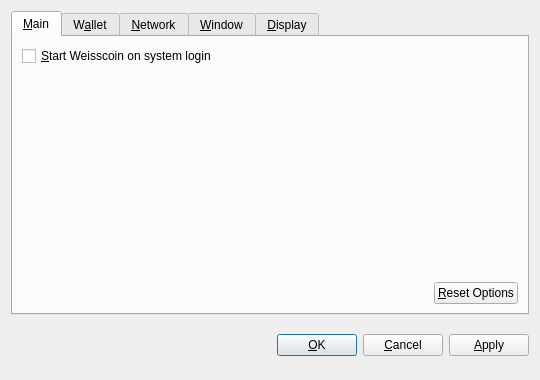
<?xml version="1.0" encoding="UTF-8"?>
<ui version="4.0">
 <class>OptionsDialog</class>
 <widget class="QDialog" name="OptionsDialog">
  <property name="geometry">
   <rect>
    <x>0</x>
    <y>0</y>
    <width>540</width>
    <height>380</height>
   </rect>
  </property>
  <property name="windowTitle">
   <string>Options</string>
  </property>
  <property name="modal">
   <bool>true</bool>
  </property>
  <layout class="QVBoxLayout" name="verticalLayout">
   <item>
    <widget class="QTabWidget" name="tabWidget">
     <property name="tabPosition">
      <enum>QTabWidget::North</enum>
     </property>
     <property name="currentIndex">
      <number>0</number>
     </property>
     <widget class="QWidget" name="tabMain">
      <attribute name="title">
       <string>&amp;Main</string>
      </attribute>
      <layout class="QVBoxLayout" name="verticalLayout_Main">
       <item>
        <widget class="QCheckBox" name="bitcoinAtStartup">
         <property name="toolTip">
          <string>Automatically start Weisscoin after logging in to the system.</string>
         </property>
         <property name="text">
          <string>&amp;Start Weisscoin on system login</string>
         </property>
        </widget>
       </item>
       <item>
        <spacer name="verticalSpacer_Main">
         <property name="orientation">
          <enum>Qt::Vertical</enum>
         </property>
         <property name="sizeHint" stdset="0">
          <size>
           <width>20</width>
           <height>40</height>
          </size>
         </property>
        </spacer>
       </item>
       <item>
        <layout class="QHBoxLayout" name="horizontalLayout_2_Main">
         <item>
          <spacer name="horizontalSpacer_2_Main">
           <property name="orientation">
            <enum>Qt::Horizontal</enum>
           </property>
           <property name="sizeHint" stdset="0">
            <size>
             <width>40</width>
             <height>20</height>
            </size>
           </property>
          </spacer>
         </item>
         <item>
          <widget class="QPushButton" name="resetButton">
           <property name="toolTip">
            <string>Reset all client options to default.</string>
           </property>
           <property name="text">
            <string>&amp;Reset Options</string>
           </property>
           <property name="autoDefault">
            <bool>false</bool>
           </property>
          </widget>
         </item>
        </layout>
       </item>
      </layout>
     </widget>
     <widget class="QWidget" name="tabWallet">
      <attribute name="title">
       <string>W&amp;allet</string>
      </attribute>
      <layout class="QVBoxLayout" name="verticalLayout_Network">
       <item>
        <widget class="QLabel" name="transactionFeeInfoLabel">
         <property name="text">
          <string>Optional transaction fee per kB that helps make sure your transactions are processed quickly. Most transactions are 1 kB.</string>
         </property>
         <property name="textFormat">
          <enum>Qt::PlainText</enum>
         </property>
         <property name="wordWrap">
          <bool>true</bool>
         </property>
        </widget>
       </item>
       <item>
        <layout class="QHBoxLayout" name="horizontalLayout_1_Main">
         <item>
          <widget class="QLabel" name="transactionFeeLabel">
           <property name="text">
            <string>Pay transaction &amp;fee</string>
           </property>
           <property name="textFormat">
            <enum>Qt::PlainText</enum>
           </property>
           <property name="buddy">
            <cstring>transactionFee</cstring>
           </property>
          </widget>
         </item>
         <item>
          <widget class="BitcoinAmountField" name="transactionFee"/>
         </item>
         <item>
          <spacer name="horizontalSpacer_1_Main">
           <property name="orientation">
            <enum>Qt::Horizontal</enum>
           </property>
           <property name="sizeHint" stdset="0">
            <size>
             <width>40</width>
             <height>20</height>
            </size>
           </property>
          </spacer>
         </item>
        </layout>
       </item>
       <item>
        <widget class="QLabel" name="label">
         <property name="text">
          <string>If you disable the spending of unconfirmed change, the change from a transaction cannot be used until that transaction has at least one confirmation. This also affects how your balance is computed.</string>
         </property>
         <property name="wordWrap">
          <bool>true</bool>
         </property>
        </widget>
       </item>
       <item>
        <widget class="QCheckBox" name="spendZeroConfChange">
         <property name="text">
          <string>Spend unconfirmed change  (experts only)</string>
         </property>
        </widget>
       </item>
       <item>
        <spacer name="verticalSpacer">
         <property name="orientation">
          <enum>Qt::Vertical</enum>
         </property>
         <property name="sizeHint" stdset="0">
          <size>
           <width>20</width>
           <height>40</height>
          </size>
         </property>
        </spacer>
       </item>
      </layout>
     </widget>
     <widget class="QWidget" name="tabNetwork">
      <attribute name="title">
       <string>&amp;Network</string>
      </attribute>
      <layout class="QVBoxLayout" name="verticalLayout_Network">
       <item>
        <widget class="QCheckBox" name="mapPortUpnp">
         <property name="toolTip">
          <string>Automatically open the Weisscoin client port on the router. This only works when your router supports UPnP and it is enabled.</string>
         </property>
         <property name="text">
          <string>Map port using &amp;UPnP</string>
         </property>
        </widget>
       </item>
       <item>
        <widget class="QCheckBox" name="connectSocks">
         <property name="toolTip">
          <string>Connect to the Weisscoin network through a SOCKS proxy (e.g. when connecting through Tor).</string>
         </property>
         <property name="text">
          <string>&amp;Connect through SOCKS proxy:</string>
         </property>
        </widget>
       </item>
       <item>
        <layout class="QHBoxLayout" name="horizontalLayout_Network">
         <item>
          <widget class="QLabel" name="proxyIpLabel">
           <property name="text">
            <string>Proxy &amp;IP:</string>
           </property>
           <property name="textFormat">
            <enum>Qt::PlainText</enum>
           </property>
           <property name="buddy">
            <cstring>proxyIp</cstring>
           </property>
          </widget>
         </item>
         <item>
          <widget class="QValidatedLineEdit" name="proxyIp">
           <property name="maximumSize">
            <size>
             <width>140</width>
             <height>16777215</height>
            </size>
           </property>
           <property name="toolTip">
            <string>IP address of the proxy (e.g. 127.0.0.1)</string>
           </property>
          </widget>
         </item>
         <item>
          <widget class="QLabel" name="proxyPortLabel">
           <property name="text">
            <string>&amp;Port:</string>
           </property>
           <property name="textFormat">
            <enum>Qt::PlainText</enum>
           </property>
           <property name="buddy">
            <cstring>proxyPort</cstring>
           </property>
          </widget>
         </item>
         <item>
          <widget class="QLineEdit" name="proxyPort">
           <property name="maximumSize">
            <size>
             <width>55</width>
             <height>16777215</height>
            </size>
           </property>
           <property name="toolTip">
            <string>Port of the proxy (e.g. 9050)</string>
           </property>
          </widget>
         </item>
         <item>
          <widget class="QLabel" name="socksVersionLabel">
           <property name="text">
            <string>SOCKS &amp;Version:</string>
           </property>
           <property name="textFormat">
            <enum>Qt::PlainText</enum>
           </property>
           <property name="buddy">
            <cstring>socksVersion</cstring>
           </property>
          </widget>
         </item>
         <item>
          <widget class="QValueComboBox" name="socksVersion">
           <property name="toolTip">
            <string>SOCKS version of the proxy (e.g. 5)</string>
           </property>
          </widget>
         </item>
         <item>
          <spacer name="horizontalSpacer_Network">
           <property name="orientation">
            <enum>Qt::Horizontal</enum>
           </property>
           <property name="sizeHint" stdset="0">
            <size>
             <width>40</width>
             <height>20</height>
            </size>
           </property>
          </spacer>
         </item>
        </layout>
       </item>
       <item>
        <spacer name="verticalSpacer_Network">
         <property name="orientation">
          <enum>Qt::Vertical</enum>
         </property>
         <property name="sizeHint" stdset="0">
          <size>
           <width>20</width>
           <height>40</height>
          </size>
         </property>
        </spacer>
       </item>
      </layout>
     </widget>
     <widget class="QWidget" name="tabWindow">
      <attribute name="title">
       <string>&amp;Window</string>
      </attribute>
      <layout class="QVBoxLayout" name="verticalLayout_Window">
       <item>
        <widget class="QCheckBox" name="minimizeToTray">
         <property name="toolTip">
          <string>Show only a tray icon after minimizing the window.</string>
         </property>
         <property name="text">
          <string>&amp;Minimize to the tray instead of the taskbar</string>
         </property>
        </widget>
       </item>
       <item>
        <widget class="QCheckBox" name="minimizeOnClose">
         <property name="toolTip">
          <string>Minimize instead of exit the application when the window is closed. When this option is enabled, the application will be closed only after selecting Quit in the menu.</string>
         </property>
         <property name="text">
          <string>M&amp;inimize on close</string>
         </property>
        </widget>
       </item>
       <item>
        <spacer name="verticalSpacer_Window">
         <property name="orientation">
          <enum>Qt::Vertical</enum>
         </property>
         <property name="sizeHint" stdset="0">
          <size>
           <width>20</width>
           <height>40</height>
          </size>
         </property>
        </spacer>
       </item>
      </layout>
     </widget>
     <widget class="QWidget" name="tabDisplay">
      <attribute name="title">
       <string>&amp;Display</string>
      </attribute>
      <layout class="QVBoxLayout" name="verticalLayout_Display">
       <item>
        <layout class="QHBoxLayout" name="horizontalLayout_1_Display">
         <item>
          <widget class="QLabel" name="langLabel">
           <property name="text">
            <string>User Interface &amp;language:</string>
           </property>
           <property name="textFormat">
            <enum>Qt::PlainText</enum>
           </property>
           <property name="buddy">
            <cstring>lang</cstring>
           </property>
          </widget>
         </item>
         <item>
          <widget class="QValueComboBox" name="lang">
           <property name="toolTip">
            <string>The user interface language can be set here. This setting will take effect after restarting Weisscoin.</string>
           </property>
          </widget>
         </item>
        </layout>
       </item>
       <item>
        <layout class="QHBoxLayout" name="horizontalLayout_2_Display">
         <item>
          <widget class="QLabel" name="unitLabel">
           <property name="text">
            <string>&amp;Unit to show amounts in:</string>
           </property>
           <property name="textFormat">
            <enum>Qt::PlainText</enum>
           </property>
           <property name="buddy">
            <cstring>unit</cstring>
           </property>
          </widget>
         </item>
         <item>
          <widget class="QValueComboBox" name="unit">
           <property name="toolTip">
            <string>Choose the default subdivision unit to show in the interface and when sending coins.</string>
           </property>
          </widget>
         </item>
        </layout>
       </item>
       <item>
        <widget class="QCheckBox" name="displayAddresses">
         <property name="toolTip">
          <string>Whether to show Weisscoin addresses in the transaction list or not.</string>
         </property>
         <property name="text">
          <string>&amp;Display addresses in transaction list</string>
         </property>
        </widget>
       </item>
       <item>
        <widget class="QCheckBox" name="coinControlFeatures">
         <property name="toolTip">
          <string>Whether to show coin control features or not.</string>
         </property>
         <property name="text">
          <string>Display coin &amp;control features (experts only!)</string>
         </property>
        </widget>
       </item>
       <item>
        <spacer name="verticalSpacer_Display">
         <property name="orientation">
          <enum>Qt::Vertical</enum>
         </property>
         <property name="sizeHint" stdset="0">
          <size>
           <width>20</width>
           <height>40</height>
          </size>
         </property>
        </spacer>
       </item>
      </layout>
     </widget>
    </widget>
   </item>
   <item>
    <layout class="QHBoxLayout" name="horizontalLayout_Buttons">
     <item>
      <spacer name="horizontalSpacer_1">
       <property name="orientation">
        <enum>Qt::Horizontal</enum>
       </property>
       <property name="sizeHint" stdset="0">
        <size>
         <width>40</width>
         <height>48</height>
        </size>
       </property>
      </spacer>
     </item>
     <item>
      <widget class="QLabel" name="statusLabel">
       <property name="font">
        <font>
         <weight>75</weight>
         <bold>true</bold>
        </font>
       </property>
       <property name="text">
        <string/>
       </property>
       <property name="textFormat">
        <enum>Qt::PlainText</enum>
       </property>
       <property name="wordWrap">
        <bool>true</bool>
       </property>
      </widget>
     </item>
     <item>
      <spacer name="horizontalSpacer_2">
       <property name="orientation">
        <enum>Qt::Horizontal</enum>
       </property>
       <property name="sizeHint" stdset="0">
        <size>
         <width>40</width>
         <height>48</height>
        </size>
       </property>
      </spacer>
     </item>
     <item>
      <widget class="QPushButton" name="okButton">
       <property name="text">
        <string>&amp;OK</string>
       </property>
      </widget>
     </item>
     <item>
      <widget class="QPushButton" name="cancelButton">
       <property name="text">
        <string>&amp;Cancel</string>
       </property>
       <property name="autoDefault">
        <bool>false</bool>
       </property>
      </widget>
     </item>
     <item>
      <widget class="QPushButton" name="applyButton">
       <property name="text">
        <string>&amp;Apply</string>
       </property>
       <property name="autoDefault">
        <bool>false</bool>
       </property>
      </widget>
     </item>
    </layout>
   </item>
  </layout>
 </widget>
 <customwidgets>
  <customwidget>
   <class>BitcoinAmountField</class>
   <extends>QSpinBox</extends>
   <header>bitcoinamountfield.h</header>
  </customwidget>
  <customwidget>
   <class>QValueComboBox</class>
   <extends>QComboBox</extends>
   <header>qvaluecombobox.h</header>
  </customwidget>
  <customwidget>
   <class>QValidatedLineEdit</class>
   <extends>QLineEdit</extends>
   <header>qvalidatedlineedit.h</header>
  </customwidget>
 </customwidgets>
 <resources/>
 <connections/>
</ui>
